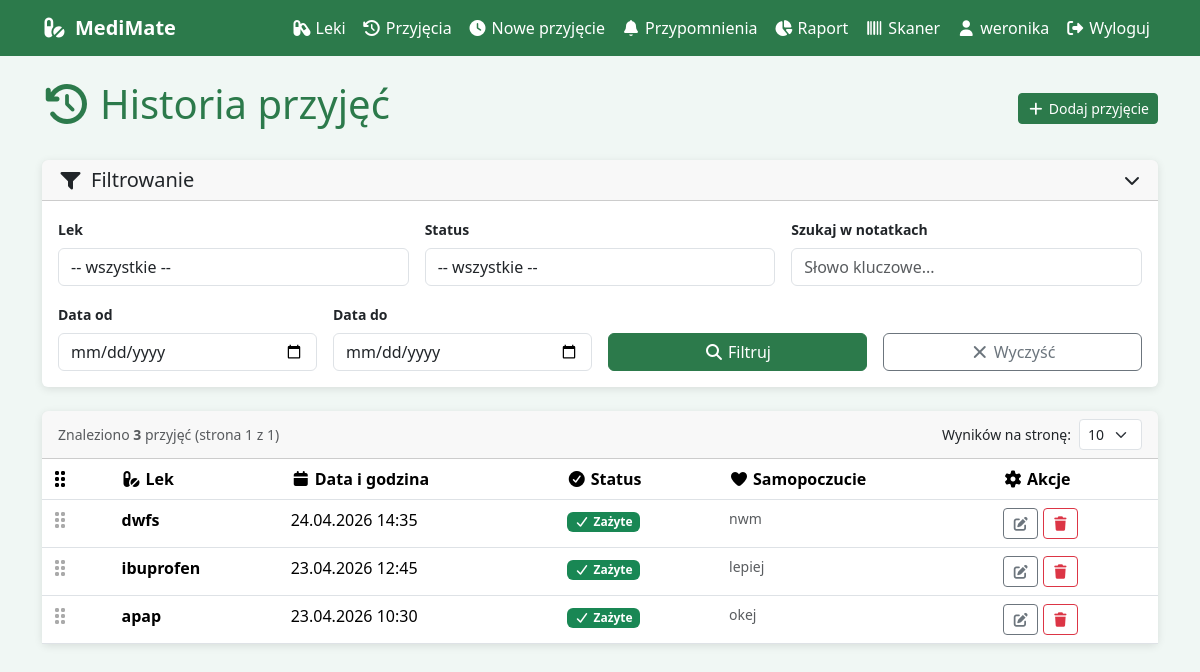
The page /przyjecia/ (signed in) on the database as committed earlier.
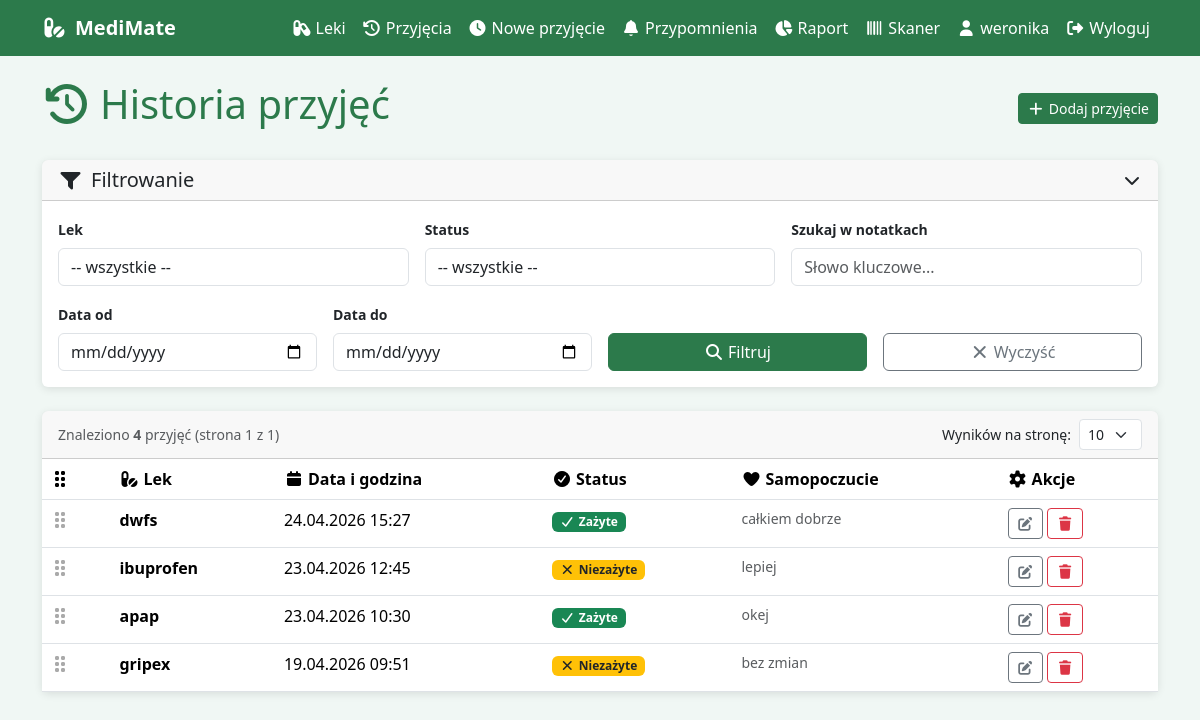
The same page on the database as committed later.
### leki/models.py (models this page shows, shortened)
class PrzyjecieLeku(models.Model):
    STATUS_CHOICES = [
        ('zazyte', 'Zażyte'),
        ('niezazyte', 'Niezażyte'),
    ]
    lek = models.ForeignKey(Lek, on_delete=models.CASCADE, related_name='przyjecia')
    uzytkownik = models.ForeignKey(User, on_delete=models.CASCADE, related_name='przyjecia')
    data_godzina = models.DateTimeField()
    status = models.CharField(max_length=20, choices=STATUS_CHOICES, default='niezazyte')
    notatka_samopoczucia = models.TextField(blank=True)
    class Meta:
        verbose_name = "Przyjęcie leku"
        verbose_name_plural = "Przyjęcia leków"
        ordering = ['-data_godzina']

class Lek(models.Model):
    nazwa = models.CharField(max_length=200)
    substancja_aktywna = models.CharField(max_length=200)
    instrukcja = models.TextField(help_text="Dawkowanie, pora dnia, z czym nie łączyć")
    interakcje = models.ManyToManyField(
        'self',
        blank=True,
        verbose_name="Interakcje z innymi lekami"
    )
    uzytkownik = models.ForeignKey(
        User,
        on_delete=models.CASCADE,
        related_name='leki',
        null=True
    )
    cena = models.DecimalField(
        max_digits=8, decimal_places=2,
        null=True, blank=True,
        verbose_name="Cena opakowania (zł)",
        help_text="Cena jednego opakowania w złotych"
    )
    ilosc_w_opakowaniu = models.PositiveIntegerField(
        null=True, blank=True,
        verbose_name="Liczba tabletek / dawek w opakowaniu",
        help_text="Np. 20 tabletek, 30 kapsułek"
    )
    kod_kreskowy = models.CharField(
        max_length=30, blank=True,
        verbose_name="Kod kreskowy (EAN)",
        help_text="Wpisz lub zeskanuj kod z opakowania"
    )
    def __str__(self):
        return self.nazwa
    class Meta:
        verbose_name = "Lek"
        verbose_name_plural = "Leki"

### leki/views.py (the view, shortened to what this page needs)
# urls.py: path('przyjecia/', views.lista_przyjec, name='lista_przyjec'),
@login_required
def lista_przyjec(request):
    qs = PrzyjecieLeku.objects.filter(uzytkownik=request.user).select_related('lek')
    form = FiltrPrzyjeciaForm(request.GET or None, user=request.user)
    wyniki_na_stronie = request.GET.get('na_stronie', '10')
    try:
        wyniki_na_stronie = int(wyniki_na_stronie)
        if wyniki_na_stronie not in [5, 10, 25, 50]:
            wyniki_na_stronie = 10
    except ValueError:
        wyniki_na_stronie = 10
    paginator = Paginator(qs, wyniki_na_stronie)
    strona = request.GET.get('strona', 1)
    try:
        przyjecia_strona = paginator.page(strona)
    except Exception:
        przyjecia_strona = paginator.page(1)
    get_params = request.GET.copy()
    get_params.pop('strona', None)
    return render(request, 'leki/lista_przyjec.html', {
        'przyjecia': przyjecia_strona,
        'form': form,
        'paginator': paginator,
        'wyniki_na_stronie': wyniki_na_stronie,
        'get_params': get_params.urlencode(),
        'opcje_na_stronie': [5, 10, 25, 50],
    })

### leki/templates/leki/lista_przyjec.html (shortened to what the changed rows need)
{% extends 'leki/base.html' %}
{% block content %}
<div class="d-flex justify-content-between align-items-center mb-4">
    <h1><i class="fas fa-history me-2"></i>Historia przyjęć</h1>
</div>
<div class="card">
    <div class="card-header d-flex justify-content-between align-items-center">
        <span class="small text-muted">
            Znaleziono <strong>{{ paginator.count }}</strong> przyjęć
            (strona {{ przyjecia.number }} z {{ paginator.num_pages }})
        </span>
    </div>
    <div class="card-body p-0">
        {% if przyjecia %}
        <table class="table table-hover mb-0">
            <thead>
                <tr>
                    <th><i class="fas fa-grip-vertical me-1"></i></th>
                    <th><i class="fas fa-pills me-1"></i>Lek</th>
                    <th><i class="fas fa-calendar me-1"></i>Data i godzina</th>
                    <th><i class="fas fa-check-circle me-1"></i>Status</th>
                    <th><i class="fas fa-heart me-1"></i>Samopoczucie</th>
                    <th><i class="fas fa-cog me-1"></i>Akcje</th>
                </tr>
            </thead>
            <tbody id="przyjecia-tbody">
                {% for p in przyjecia %}
                <tr class="przyjecie-row" data-id="{{ p.pk }}">
                    <td style="color:#aaa; cursor:grab;"><i class="fas fa-grip-vertical"></i></td>
                    <td><strong>{{ p.lek.nazwa }}</strong></td>
                    <td>{{ p.data_godzina|date:"d.m.Y H:i" }}</td>
                    <td>
                        <a href="{% url 'zmien_status' p.pk %}" style="text-decoration:none;">
                            {% if p.status == 'zazyte' %}
                            <span class="badge bg-success"><i class="fas fa-check me-1"></i>Zażyte</span>
                            {% else %}
                            <span class="badge bg-warning text-dark"><i class="fas fa-times me-1"></i>Niezażyte</span>
                            {% endif %}
                        </a>
                    </td>
                    <td class="small text-muted">{{ p.notatka_samopoczucia|truncatechars:40 }}</td>
                    <td>
                        <a href="{% url 'edytuj_przyjecie' p.pk %}" class="btn btn-sm btn-outline-secondary">
                            <i class="fas fa-edit"></i>
                        </a>
                        <a href="{% url 'usun_przyjecie' p.pk %}" class="btn btn-sm btn-outline-danger">
                            <i class="fas fa-trash"></i>
                        </a>
                    </td>
                </tr>
                {% endfor %}
            </tbody>
        </table>
        {% else %}
        <div class="p-4 text-center text-muted">
            <i class="fas fa-search fa-2x mb-3 d-block"></i>
            Brak przyjęć spełniających kryteria.
        </div>
        {% endif %}
    </div>
</div>
{% endblock %}

Rows that differ between the two databases and show on the page:
changed PrzyjecieLeku "dwfs": data_godzina "24.04.2026 14:35" → "24.04.2026 15:27"; notatka_samopoczucia "nwm" → "całkiem dobrze"
changed PrzyjecieLeku "lepiej": status "Zażyte" → "Niezażyte"
added PrzyjecieLeku: lek.nazwa "gripex", data_godzina "19.04.2026 09:51", status "niezazyte" (drawn), notatka_samopoczucia "bez zmian"
Other text that changed with them:
{{ paginator.count }}: "3" → "4"
